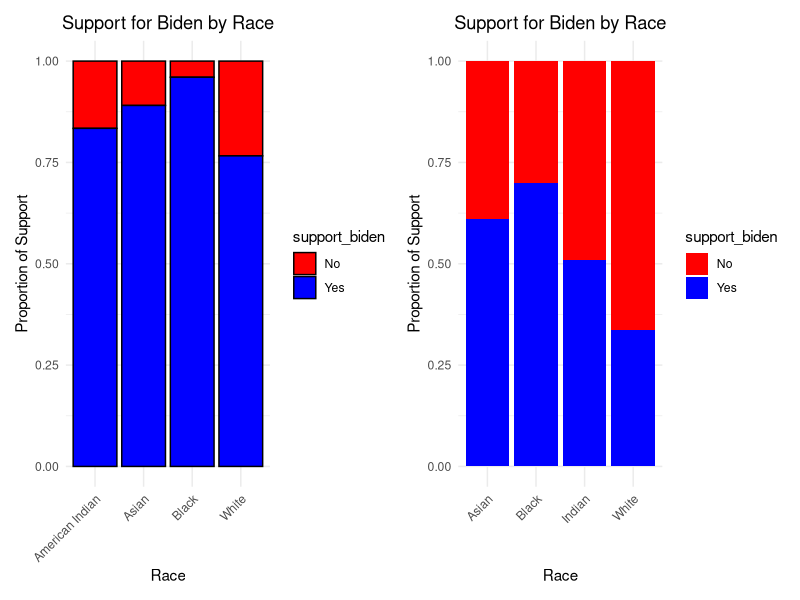
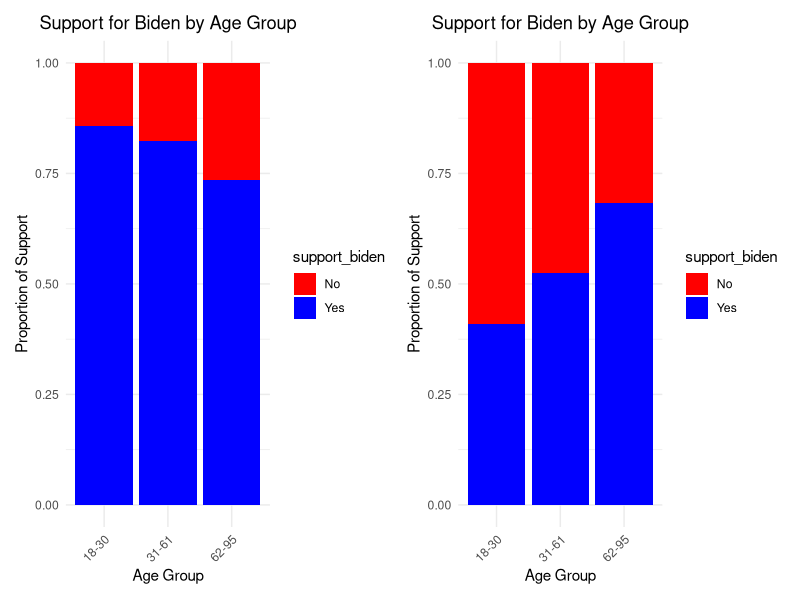
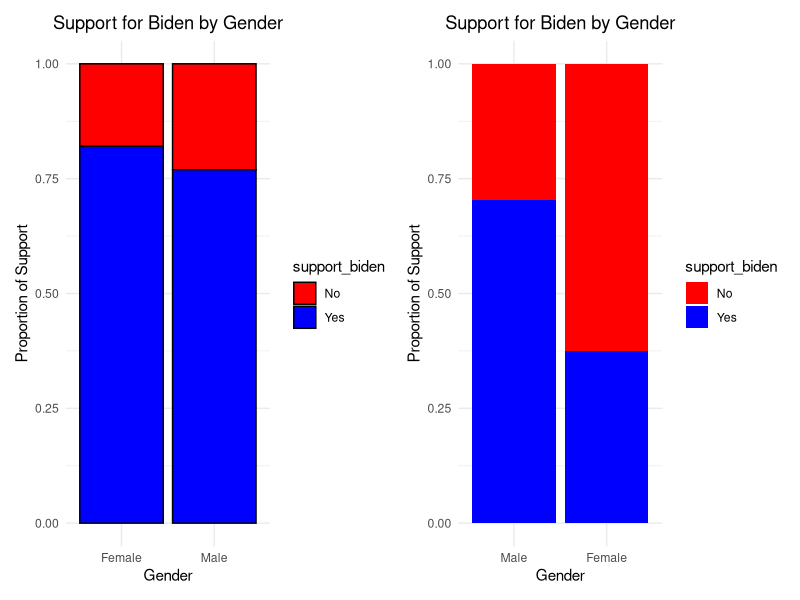

Here is the R script that generated these plots, in order:

#Load work space
library(readr)
library(ggplot2)
library(patchwork)
cleaned_data_survey <- read_csv("outputs/clean_data/data_cleaned(1).csv")
simulated_data <- read_csv("outputs/clean_data/simulated_data.csv")

#Plot 1 combine (race)

plot1 <- ggplot(cleaned_data_survey, aes(x = race, fill = support_biden)) +
  geom_bar(position = "fill", color = "black") +
  scale_fill_manual(values = c('Yes' = 'blue', 'No' = 'red')) +
  labs(title = "Support for Biden by Race", x = "Race", y = "Proportion of Support") +
  theme_minimal() +
  theme(plot.title = element_text(hjust = 0.5),
        axis.text.x = element_text(angle = 45, hjust = 1))

plot2 <- ggplot(simulated_data, aes(x = race, fill = support_biden)) +
  geom_bar(position = "fill") +
  scale_fill_manual(values = c('Yes' = 'blue', 'No' = 'red')) +
  labs(title = "Support for Biden by Race", x = "Race", y = "Proportion of Support") +
  theme_minimal() +
  theme(plot.title = element_text(hjust = 0.5),
        axis.text.x = element_text(angle = 45, hjust = 1))

combined_plot1 <- plot1 + plot2
combined_plot1

#Plot 2 combine (age)

plot3 <- ggplot(cleaned_data_survey, aes(x = age_group, fill = support_biden)) +
  geom_bar(position = "fill") +
  scale_fill_manual(values = c('Yes' = 'blue', 'No' = 'red')) +
  labs(title = "Support for Biden by Age Group", x = "Age Group", y = "Proportion of Support") +
  theme_minimal() +
  theme(plot.title = element_text(hjust = 0.5),
        axis.text.x = element_text(angle = 45, hjust = 1))

plot4 <- ggplot(simulated_data, aes(x = age_group, fill = support_biden)) +
  geom_bar(position = "fill") + # Use "fill" to show proportions
  scale_fill_manual(values = c('Yes' = 'blue', 'No' = 'red')) +
  labs(title = "Support for Biden by Age Group", x = "Age Group", y = "Proportion of Support") +
  theme_minimal() +
  theme(plot.title = element_text(hjust = 0.5),
        axis.text.x = element_text(angle = 45, hjust = 1))

combined_plot2 <- plot3 + plot4
combined_plot2

#Plot 3 combine (gender)

plot5 <- ggplot(cleaned_data_survey, aes(x = gender, fill = support_biden)) +
  geom_bar(position = "fill", color = "black") +
  scale_fill_manual(values = c('Yes' = 'blue', 'No' = 'red')) +
  labs(title = "Support for Biden by Gender", x = "Gender", y = "Proportion of Support") +
  theme_minimal() +
  theme(plot.title = element_text(hjust = 0.5),
        axis.text.x = element_text(angle = 0, hjust = 0.5))

plot6 <- ggplot(simulated_data, aes(x = factor(gender, labels = c('Male', 'Female')), fill = support_biden)) +
  geom_bar(position = "fill") + # Use "fill" to show proportions
  scale_fill_manual(values = c('Yes' = 'blue', 'No' = 'red')) +
  labs(title = "Support for Biden by Gender", x = "Gender", y = "Proportion of Support") +
  theme_minimal() +
  theme(plot.title = element_text(hjust = 0.5),
        axis.text.x = element_text(angle = 0, hjust = 0.5))

combined_plot3 <- plot5 + plot6
combined_plot3






